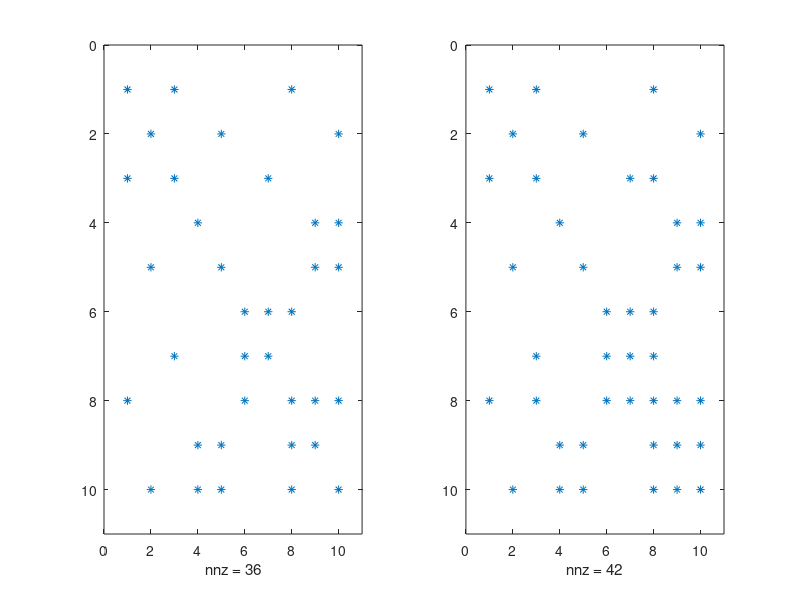

The MATLAB source for this figure:
function chol_example
%CHOL_EXAMPLE simple Cholesky factorization example
% Example
%   chol_example
% See also: testall

%   Copyright 2006, Timothy A. Davis.
%   http://www.cise.ufl.edu/research/sparse


D = 10 ;
X = 1 ;
o = 0 ;

A = sparse ([
D o X o o o o X o o
o D o o X o o o o X
X o D o o o X o o o
o o o D o o o o X X
o X o o D o o o X X
o o o o o D X X o o
o o X o o X D o o o
X o o o o X o D X X
o o o X X o o X D o
o X o X X o o X o D ]) ;

disp ('A = ') ; disp (A) ;

L = chol(A)' ;

disp ('L = ') ; disp (L) ;

clf
subplot (1,2,1) ; spy (A) ;
subplot (1,2,2) ; spy (L+L') ;
